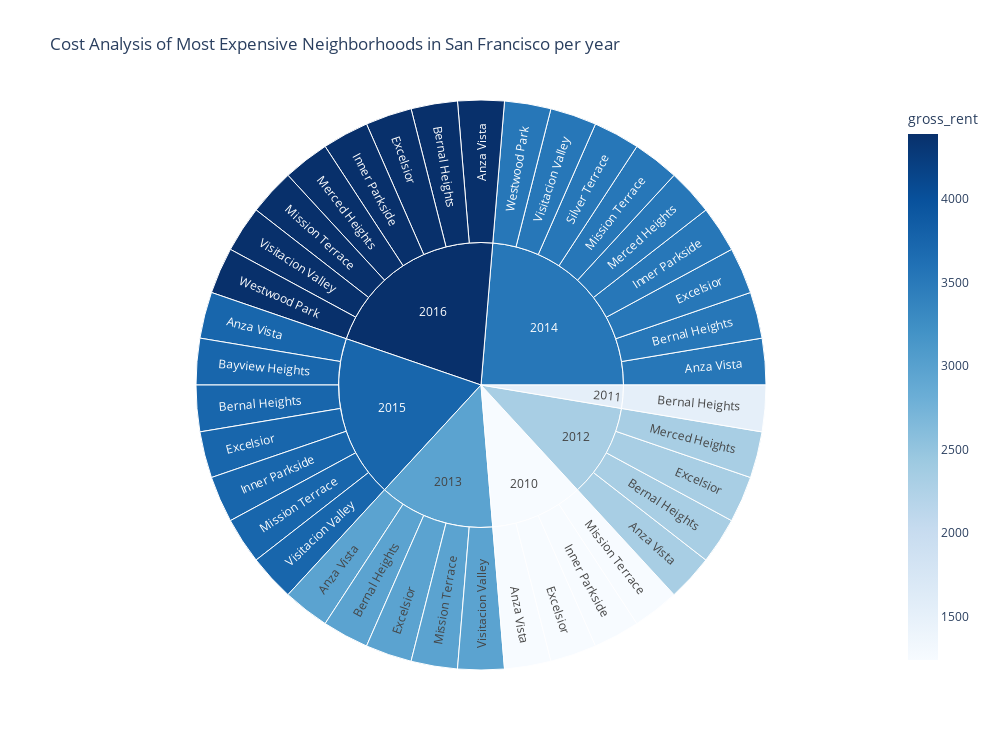

The notebook cell saved with this chart:
### Code cell
# Sunburst Plot
# YOUR CODE HERE!

px.sunburst(starburst_data,
           path = ['year','neighborhood' ],
            color = 'gross_rent',
            color_continuous_scale = "blues", 
            title = "Cost Analysis of Most Expensive Neighborhoods in San Francisco per year",
            width=1000, height=750
           )

### Figure 1 — Plotly figure (JSON) as saved in the notebook; plotly's stock layout.template omitted (floating-point values rounded to 4 significant figures)
{"data": [{"branchvalues": "total", "customdata": [[1239], [2324], [2971], [3528], [3739], [4390], [3739], [1530], [2324], [2971], [3528], [3739], [4390], [1239], [2324], [2971], [3528], [3739], [4390], [1239], [3528], [3739], [4390], [2324], [3528], [4390], [1239], [2971], [3528], [3739], [4390], [3528], [2971], [3528], [3739], [4390], [3528], [4390], [1239], [1530], [2324], [2971], [3528], [3739], [4390]], "domain": {"x": [0, 1], "y": [0, 1]}, "hovertemplate": "labels=%{label}<br>count=%{value}<br>parent=%{parent}<br>id=%{id}<br>gross_rent=%{color}<extra></extra>", "ids": ["2010/Anza Vista", "2012/Anza Vista", "2013/Anza Vista", "2014/Anza Vista", "2015/Anza Vista", "2016/Anza Vista", "2015/Bayview Heights", "2011/Bernal Heights ", "2012/Bernal Heights ", "2013/Bernal Heights ", "2014/Bernal Heights ", "2015/Bernal Heights ", "2016/Bernal Heights ", "2010/Excelsior", "2012/Excelsior", "2013/Excelsior", "2014/Excelsior", "2015/Excelsior", "2016/Excelsior", "2010/Inner Parkside", "2014/Inner Parkside", "2015/Inner Parkside", "2016/Inner Parkside", "2012/Merced Heights", "2014/Merced Heights", "2016/Merced Heights", "2010/Mission Terrace", "2013/Mission Terrace", "2014/Mission Terrace", "2015/Mission Terrace", "2016/Mission Terrace", "2014/Silver Terrace", "2013/Visitacion Valley", "2014/Visitacion Valley", "2015/Visitacion Valley", "2016/Visitacion Valley", "2014/Westwood Park", "2016/Westwood Park", "2010", "2011", "2012", "2013", "2014", "2015", "2016"], "labels": ["Anza Vista", "Anza Vista", "Anza Vista", "Anza Vista", "Anza Vista", "Anza Vista", "Bayview Heights", "Bernal Heights ", "Bernal Heights ", "Bernal Heights ", "Bernal Heights ", "Bernal Heights ", "Bernal Heights ", "Excelsior", "Excelsior", "Excelsior", "Excelsior", "Excelsior", "Excelsior", "Inner Parkside", "Inner Parkside", "Inner Parkside", "Inner Parkside", "Merced Heights", "Merced Heights", "Merced Heights", "Mission Terrace", "Mission Terrace", "Mission Terrace", "Mission Terrace", "Mission Terrace", "Silver Terrace", "Visitacion Valley", "Visitacion Valley", "Visitacion Valley", "Visitacion Valley", "Westwood Park", "Westwood Park", "2010", "2011", "2012", "2013", "2014", "2015", "2016"], "marker": {"coloraxis": "coloraxis", "colors": [1239, 2324, 2971, 3528, 3739, 4390, 3739, 1530, 2324, 2971, 3528, 3739, 4390, 1239, 2324, 2971, 3528, 3739, 4390, 1239, 3528, 3739, 4390, 2324, 3528, 4390, 1239, 2971, 3528, 3739, 4390, 3528, 2971, 3528, 3739, 4390, 3528, 4390, 1239, 1530, 2324, 2971, 3528, 3739, 4390]}, "name": "", "parents": ["2010", "2012", "2013", "2014", "2015", "2016", "2015", "2011", "2012", "2013", "2014", "2015", "2016", "2010", "2012", "2013", "2014", "2015", "2016", "2010", "2014", "2015", "2016", "2012", "2014", "2016", "2010", "2013", "2014", "2015", "2016", "2014", "2013", "2014", "2015", "2016", "2014", "2016", "", "", "", "", "", "", ""], "type": "sunburst", "values": [1, 1, 1, 1, 1, 1, 1, 1, 1, 1, 1, 1, 1, 1, 1, 1, 1, 1, 1, 1, 1, 1, 1, 1, 1, 1, 1, 1, 1, 1, 1, 1, 1, 1, 1, 1, 1, 1, 4, 1, 4, 5, 9, 7, 8]}], "layout": {"coloraxis": {"colorbar": {"title": {"text": "gross_rent"}}, "colorscale": [[0, "rgb(247,251,255)"], [0.125, "rgb(222,235,247)"], [0.25, "rgb(198,219,239)"], [0.375, "rgb(158,202,225)"], [0.5, "rgb(107,174,214)"], [0.625, "rgb(66,146,198)"], [0.75, "rgb(33,113,181)"], [0.875, "rgb(8,81,156)"], [1, "rgb(8,48,107)"]]}, "height": 750, "legend": {"tracegroupgap": 0}, "title": {"text": "Cost Analysis of Most Expensive Neighborhoods in San Francisco per year"}, "width": 1000}}
